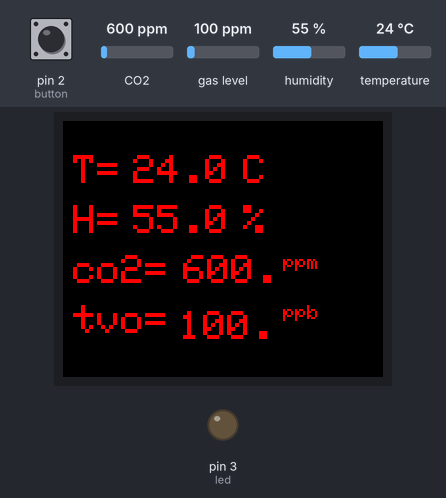
The sketch below on a simulated Arduino Uno, built with avr-gcc and run on an emulated ATmega328P. Shown: 160×128 colour display, output pins drawn as LEDs (lit = HIGH). The test bench sets the inputs (shaded band); at power-on: CO2 600 ppm, gas level 100 ppm, pin 2 (button) HIGH, humidity 55 %, temperature 24 °C. What the sketch prints to the serial monitor is not drawn.

Above: at 5.8 s.
5.9 s: CO2 set to 452 ppm
At 11.5 s:
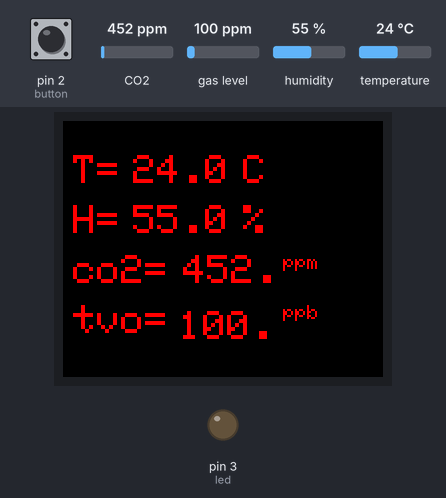
11.9 s: gas level set to 20 ppm
At 16.7 s:
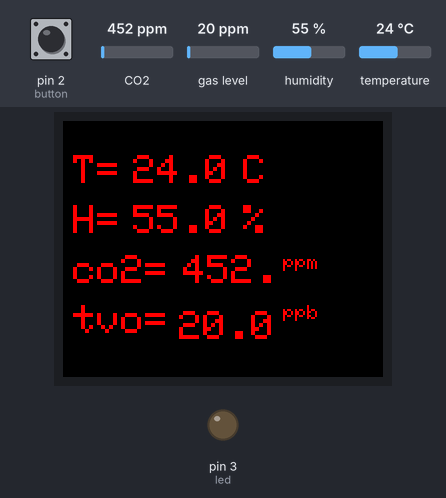
17.9 s: CO2 set to 1050 ppm
At 21.7 s:
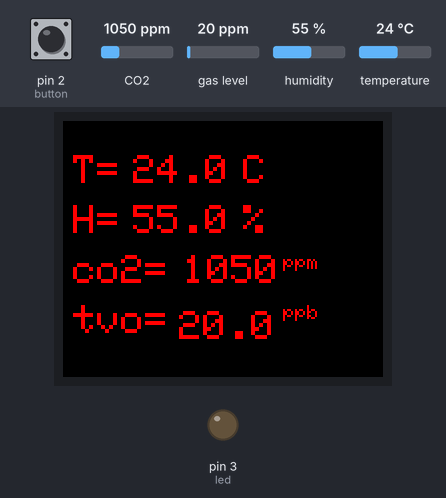
23.9 s: pin 2 (button) pulled LOW for 3 s
29.9 s: humidity set to 22 %
At 31.7 s:
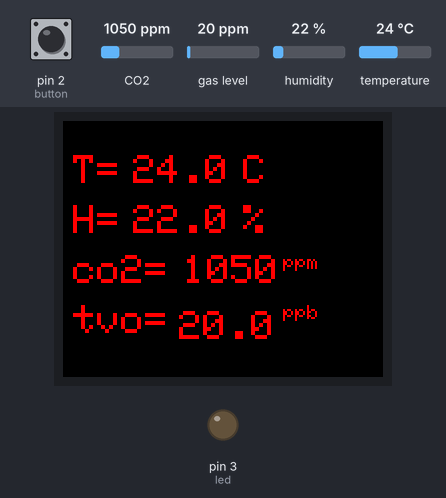
35.9 s: temperature set to 12 °C
At 41.8 s:
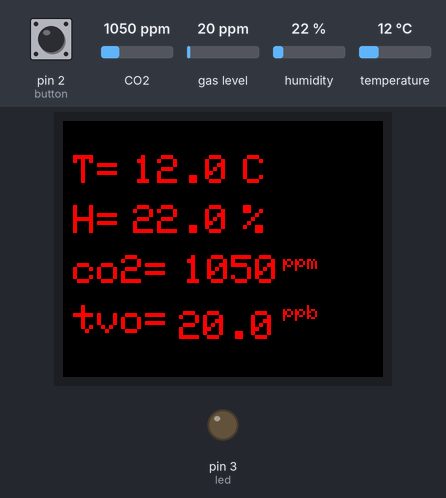
Timing chart, 0 to 43.1 s (numbered marks = the images above; inputs shaded):
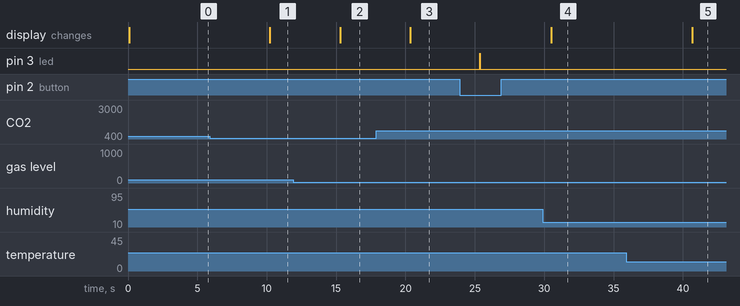

The sketch:

sketch_lesson7.ino
```cpp
/* Подключение датчика CJMCU8118 к Arduino UNO
   VCC -> 3.3V
   GND -> GND
   SCL -> A5
   SDA -> A4
   WAK -> GND
*/

/* При нажатии на кнопку в обработчике прерывания выставляется флаг в 1.
 * В цикле проводится проверка состояния флага, если флаг выставлен в 1,
 * то выполняется выведение данных с датчика в последовательный порт.
 * На время передачи в полседовательный порт производится вкл. светодиода.
 *
 *
 *
 */

#include <Wire.h>
#include <Adafruit_CCS811.h>
#include <ClosedCube_HDC1080.h>
#include <TFT.h>                 // Подключаем библиотеку TFT
#include <SPI.h>                 // Подключаем библиотеку SPI

#define cs   10                  // Указываем пины cs
#define dc   9                   // Указываем пины dc (A0)
#define rst  8                   // Указываем пины reset
#define button 2                 // Вход кнопки
#define led    3                 // Выход на светодиод

Adafruit_CCS811 ccs;
ClosedCube_HDC1080 hdc1080;
TFT TFTscreen = TFT(cs, dc, rst);

char sensorT [5];               //Массив символов для значения температуры
char sensorH [5];               //Массив символов для значения влажности
char sensorTVO [5];             // Массив символов для значения TVO
char sensorCO2 [5];             //Массив символов для значения СО2
double dataT= 0;                //Сохранение значения температуры
double dataH= 0;                //Сохранение значения влажности
double dataTVO= 0;                //Сохранение значения TVO
double dataCO2= 0;                //Сохранение значения CO2
volatile boolean intFlag= false;  //Флаг состояния кнопки

void setup()
{
  Serial.begin(9600);
  Serial.println("HDC1080 TEST");
  Serial.println("CCS811 TEST");
  hdc1080.begin(0x40);

  pinMode (button, INPUT_PULLUP);
  pinMode (led, OUTPUT);
  attachInterrupt (0, buttonTick, FALLING);

  if (!ccs.begin())
  {
    Serial.println("Couldn't find sensor!");
    while (1);
  }
  while (!ccs.available());

  TFTscreen.begin();
  TFTscreen.background(0, 0, 0); // Очистим экран дисплея
  TFTscreen.setTextSize(2);      // Устанавливаем размер шрифта
}

//Функция выведения данных датчика в последовательный порт
void terminalPrint (double dataT, double dataH, double dataTVO, double dataCO2);

// Обработчик прерывания
void buttonTick ()
{
  intFlag= true;
}

void loop()
{
  if (ccs.available())
  {
    if (!ccs.readData())
    {
      dataT= hdc1080.readTemperature();
      dataH= hdc1080.readHumidity();
      dataTVO= ccs.getTVOC();
      dataCO2= ccs.geteCO2();
    }
    else
    {
      Serial.println("ERROR!");
      while (1);
    }
  }

//Преобразование типов значений с датчиков: double -> string -> char[]
  (String (dataT, 5)).toCharArray(sensorT, 5);
  (String (dataH, 5)).toCharArray(sensorH, 5);
  (String (dataTVO, 5)).toCharArray(sensorTVO, 5);
  (String (dataCO2, 5)).toCharArray(sensorCO2, 5);

  /*Установка цвета фона TFTscreen.background ( r , g , b )
    где, r, g и b являются значениями RGB для заданного цвета
  */
  TFTscreen.background ( 0 , 0 , 0 );
  /*Команда установки цвета фона TFTscreen.stroke ( r , g , b )
    где, r, g и b являются значениями RGB для заданного цвета
  */
  TFTscreen.stroke(255, 0, 0);
  TFTscreen.setTextSize(2);      // Устанавливаем размер шрифта
  TFTscreen.text("T=", 5, 17);
  TFTscreen.text(sensorT, 35, 17);
  TFTscreen.text("C", 90, 17);
  TFTscreen.text("H=", 5, 42);
  TFTscreen.text(sensorH, 35, 42);
  TFTscreen.text("%", 90, 42);
  TFTscreen.text("co2=", 5, 67);
  TFTscreen.text(sensorCO2, 60, 67);
  TFTscreen.setTextSize(1);      // Устанавливаем размер шрифта
  TFTscreen.text("ppm", 110, 67);
  TFTscreen.setTextSize(2);      // Устанавливаем размер шрифта
  TFTscreen.text("tvo=", 5, 92);
  TFTscreen.text(sensorTVO, 58, 95);
  TFTscreen.setTextSize(1);      // Устанавливаем размер шрифта
  TFTscreen.text("ppb", 110, 92);
  delay(5000);  // Задержка 1 с

  if (intFlag)
  {
    intFlag= false;      //Сбрасываем состояние флага
    terminalPrint (dataT, dataH, dataTVO, dataCO2);
  }
}

void terminalPrint (double dataT, double dataH, double dataTVO, double dataCO2)
{
  digitalWrite (led, HIGH); //Включаем светодиод на время передачи данных в посл.порт
  Serial.print("Temp: ");
  Serial.print (dataT);
  Serial.print("^C, Hum: ");
  Serial.print(dataH);
  Serial.println("%");
  Serial.print(__DATE__);
  Serial.print(", ");
  Serial.print(__TIME__);
  Serial.print(" -> ");
  Serial.print("CO2: ");
  Serial.print(dataCO2);
  Serial.print("ppm, TVOsensorC: ");
  Serial.print(dataTVO);
  Serial.print("ppb, ");
  digitalWrite (led, LOW);  //Отключение светодиода передачи данных
}
```

Measured:
- after the input at 5.9 s, the display: changes after 4.3 s (image 1)
- after the input at 11.9 s, the display: changes after 3.4 s (image 2)
- after the input at 17.9 s, the display: changes after 2.5 s (image 3)
- after the input at 23.9 s, pin 3 (led): LOW → HIGH after 1.5 s, → LOW 0.03 s later
- after the input at 29.9 s, the display: changes after 0.62 s (image 4)
- after the input at 35.9 s, the display: changes after 4.8 s (image 5)
